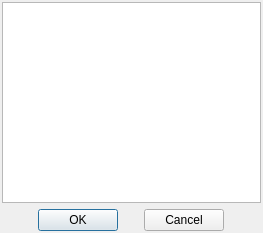
<?xml version="1.0" encoding="UTF-8"?>
<ui version="4.0">
 <class>DlgListSelect</class>
 <widget class="QDialog" name="DlgListSelect">
  <property name="windowModality">
   <enum>Qt::ApplicationModal</enum>
  </property>
  <property name="geometry">
   <rect>
    <x>0</x>
    <y>0</y>
    <width>263</width>
    <height>233</height>
   </rect>
  </property>
  <property name="windowTitle">
   <string>Dialog</string>
  </property>
  <property name="modal">
   <bool>true</bool>
  </property>
  <layout class="QVBoxLayout" name="verticalLayout">
   <property name="margin">
    <number>2</number>
   </property>
   <item>
    <widget class="QListWidget" name="listWidget">
     <property name="alternatingRowColors">
      <bool>true</bool>
     </property>
     <property name="selectionBehavior">
      <enum>QAbstractItemView::SelectRows</enum>
     </property>
     <property name="gridSize">
      <size>
       <width>0</width>
       <height>25</height>
      </size>
     </property>
    </widget>
   </item>
   <item>
    <layout class="QHBoxLayout" name="horizontalLayout">
     <item>
      <spacer name="horizontalSpacer">
       <property name="orientation">
        <enum>Qt::Horizontal</enum>
       </property>
       <property name="sizeHint" stdset="0">
        <size>
         <width>40</width>
         <height>20</height>
        </size>
       </property>
      </spacer>
     </item>
     <item>
      <widget class="QPushButton" name="btnOk">
       <property name="sizePolicy">
        <sizepolicy hsizetype="Expanding" vsizetype="Fixed">
         <horstretch>0</horstretch>
         <verstretch>0</verstretch>
        </sizepolicy>
       </property>
       <property name="text">
        <string>OK</string>
       </property>
      </widget>
     </item>
     <item>
      <spacer name="horizontalSpacer_3">
       <property name="orientation">
        <enum>Qt::Horizontal</enum>
       </property>
       <property name="sizeType">
        <enum>QSizePolicy::Fixed</enum>
       </property>
       <property name="sizeHint" stdset="0">
        <size>
         <width>20</width>
         <height>20</height>
        </size>
       </property>
      </spacer>
     </item>
     <item>
      <widget class="QPushButton" name="btnCancel">
       <property name="sizePolicy">
        <sizepolicy hsizetype="Expanding" vsizetype="Fixed">
         <horstretch>0</horstretch>
         <verstretch>0</verstretch>
        </sizepolicy>
       </property>
       <property name="text">
        <string>Cancel</string>
       </property>
      </widget>
     </item>
     <item>
      <spacer name="horizontalSpacer_2">
       <property name="orientation">
        <enum>Qt::Horizontal</enum>
       </property>
       <property name="sizeHint" stdset="0">
        <size>
         <width>40</width>
         <height>20</height>
        </size>
       </property>
      </spacer>
     </item>
    </layout>
   </item>
  </layout>
 </widget>
 <resources/>
 <connections/>
</ui>
